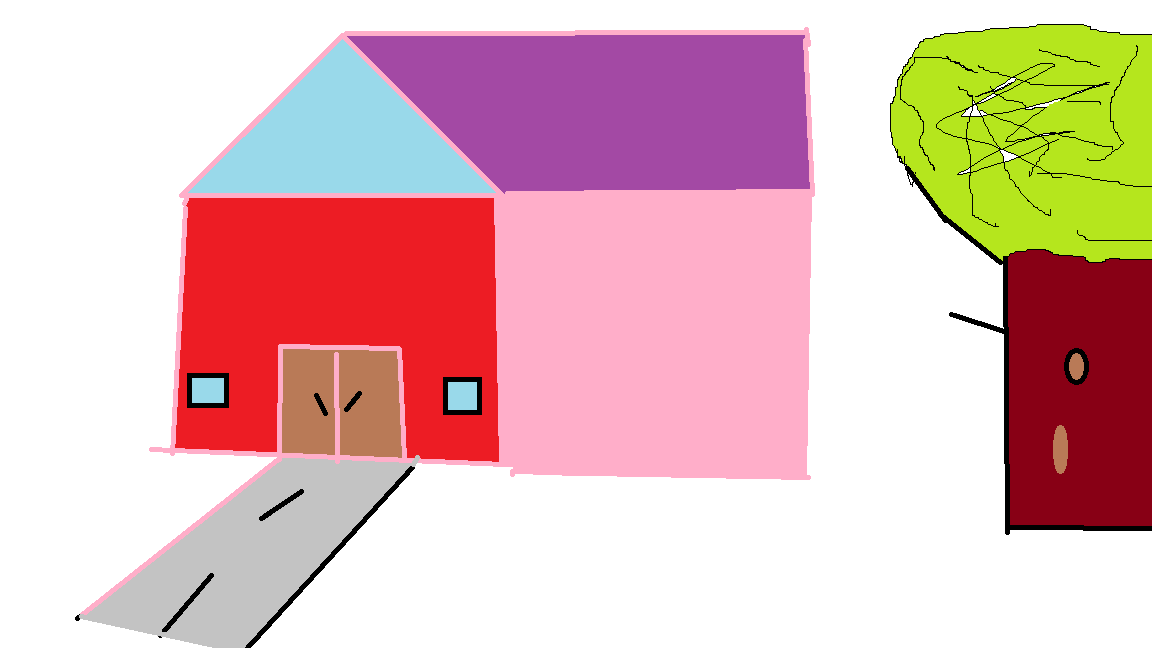
#> input picture BG.png, 1152 x 648 px, given in place of the camera
$ python FP2.py
#> lines starting #> are read from the running program, lines starting #| are printed output that depends on the picture
import cv2
import numpy as np
import time

# =========================
# Config
# =========================
CAM_INDEX = 0
CAP_W, CAP_H = 1280, 720

# Filters (Tugas 1)
MODE_NORMAL      = 0
MODE_AVG_5       = 1
MODE_AVG_9       = 2
MODE_GAUSS_2D    = 3  # Using custom kernel + filter2D (required)
MODE_SHARPEN     = 4

# HSV Detection (Tugas 2)
HSV_OFF          = 0
HSV_ON           = 1

# Morphology kernel
MORPH_KERNEL = cv2.getStructuringElement(cv2.MORPH_ELLIPSE, (5, 5))

# =========================
# Gaussian kernel builder (2D) for filter2D
# =========================
def gaussian_kernel_2d(ksize=9, sigma=2.0):
    """Build a normalized 2D Gaussian kernel (outer product)"""
    g1d = cv2.getGaussianKernel(ksize, sigma)              # column vector
    g2d = g1d @ g1d.T                                      # outer product -> 2D
    g2d = g2d / g2d.sum()                                  # normalize (important)
    return g2d

GAUSS_KSIZE = 9
GAUSS_SIGMA = 2.0
GAUSS_KERNEL_2D = gaussian_kernel_2d(GAUSS_KSIZE, GAUSS_SIGMA)

# Sharpen kernel from spec
K_SHARPEN = np.array([[0, -1, 0],
                      [-1, 5, -1],
                      [0, -1, 0]], dtype=np.float32)

# =========================
# HSV Color Ranges (OpenCV Hue: 0..179)
# You can adjust if lighting differs.
# =========================
# Blue
BLUE_LO = np.array([100, 100, 50], dtype=np.uint8)
BLUE_HI = np.array([130, 255, 255], dtype=np.uint8)
# Green
GREEN_LO = np.array([40,  80,  50], dtype=np.uint8)
GREEN_HI = np.array([85, 255, 255], dtype=np.uint8)

# [46 lines left out: function detect_color_and_action, not called in this run]

def draw_hud(img, fps, mode, hsv_state, hsv_color):
    lines = [
        "Controls: 0=Normal | 1=Avg5 | 2=Avg9 | 3=Gaussian(filter2D) | 4=Sharpen | H=HSV toggle | B/G=Color | Q/Esc=Quit",
        f"Mode: {mode}   HSV: {'ON' if hsv_state==HSV_ON else 'OFF'} ({hsv_color})   FPS: {fps:.1f}"
    ]
    y = 25
    for ln in lines:
        cv2.putText(img, ln, (10, y), cv2.FONT_HERSHEY_SIMPLEX, 0.6, (10, 255, 10), 2, cv2.LINE_AA)
        y += 24

def main():
    cap = cv2.VideoCapture(CAM_INDEX)
    cap.set(cv2.CAP_PROP_FRAME_WIDTH, CAP_W)
    cap.set(cv2.CAP_PROP_FRAME_HEIGHT, CAP_H)

    mode = MODE_NORMAL
    hsv_state = HSV_OFF
    hsv_color = "blue"   # default color
    prev = time.time()

    print("[Controls] 0=Normal | 1=Avg5 | 2=Avg9 | 3=Gaussian(filter2D) | 4=Sharpen | H=HSV toggle | B/G=Color | Q/Esc=Quit")

    while True:
        ok, frame = cap.read()
#> frame is the input picture: shape (648, 1152, 3); mean B, G, R 185.7, 186.4, 225
        if not ok:
            print("Failed to grab frame. Try another camera index.")
            break

        frame = cv2.flip(frame, 1)  # mirror for webcam use
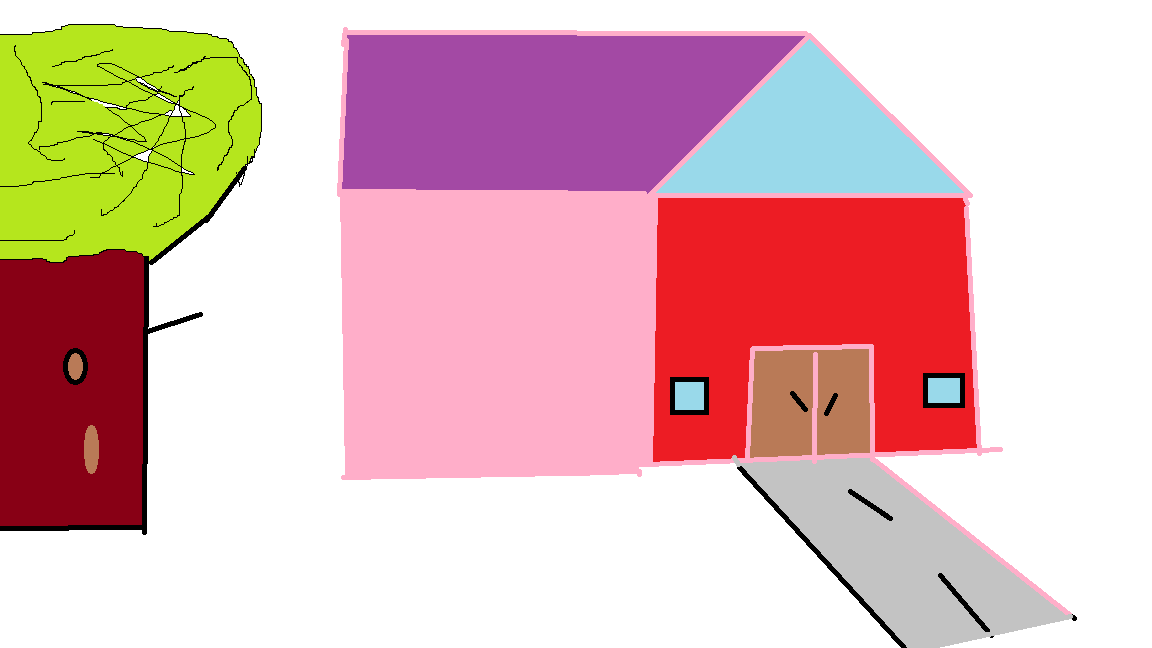
#> frame: shape (648, 1152, 3); mean B, G, R 185.7, 186.4, 225

        # ---------- Tugas 1: apply selected filter ----------
        if mode == MODE_AVG_5:
            out = cv2.blur(frame, (5,5))
            mode_name = "Average Blur 5x5"
        elif mode == MODE_AVG_9:
            out = cv2.blur(frame, (9,9))
            mode_name = "Average Blur 9x9"
        elif mode == MODE_GAUSS_2D:
            # REQUIRED: custom Gaussian with filter2D
            out = cv2.filter2D(frame, ddepth=-1, kernel=GAUSS_KERNEL_2D)
            mode_name = f"Gaussian {GAUSS_KSIZE}x{GAUSS_KSIZE} (filter2D, sigma={GAUSS_SIGMA})"
        elif mode == MODE_SHARPEN:
            out = cv2.filter2D(frame, ddepth=-1, kernel=K_SHARPEN)
            mode_name = "Sharpen"
        else:
            out = frame.copy()
            mode_name = "Normal"

        # ---------- Tugas 2: HSV detection & action ----------
        action = False
        if hsv_state == HSV_ON:
            out, action = detect_color_and_action(out, which=hsv_color)

        # HUD + FPS
        now = time.time()
        fps = 1.0 / (now - prev) if now != prev else 0.0
        prev = now
        draw_hud(out, fps, mode_name, hsv_state, hsv_color.upper())
#> after the loop in draw_hud, `for ln in lines:`:
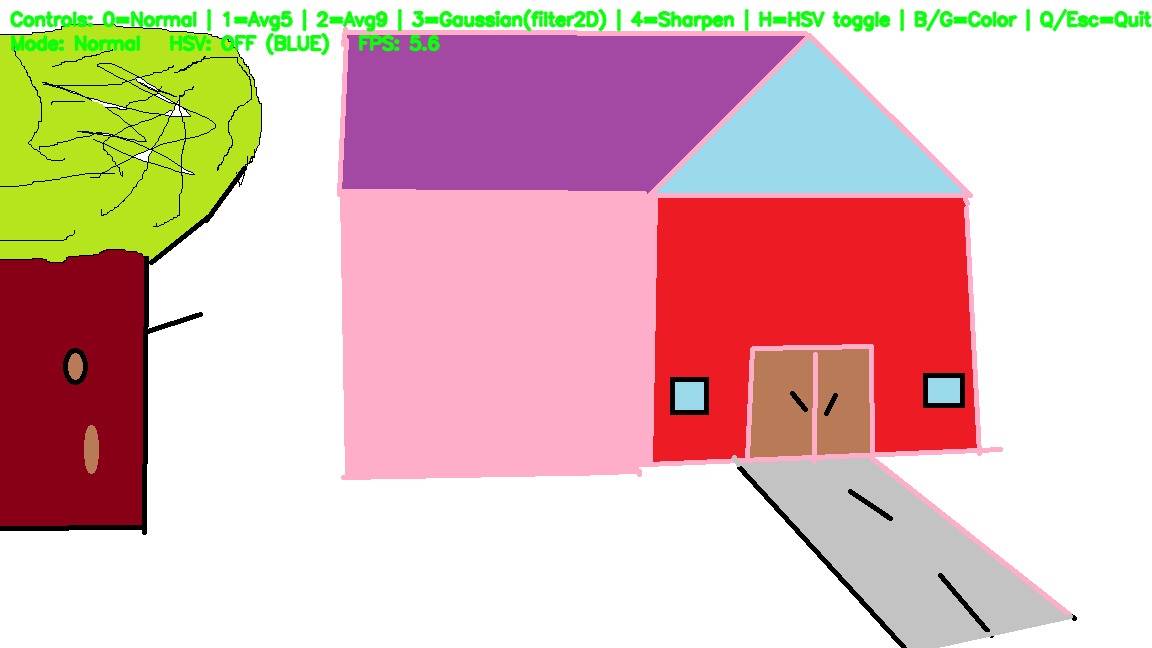
#> img: shape (648, 1152, 3); mean B, G, R 182.3, 186.7, 221.3
#> after the loop in draw_hud, `for ln in lines:`: y = 73

        # Optional: show a simple “action” banner if triggered
        if action:
            cv2.putText(out, "ACTION: EVENT TRIGGERED!", (10, out.shape[0]-20),
                        cv2.FONT_HERSHEY_SIMPLEX, 0.9, (0, 200, 255), 3, cv2.LINE_AA)

        cv2.imshow("Final Projek - PCV", out)

        k = cv2.waitKey(1) & 0xFF
#> (key q is pressed here)
        if k in (27, ord('q'), ord('Q')):
            break
        elif k == ord('0'):
            mode = MODE_NORMAL
        elif k == ord('1'):
            mode = MODE_AVG_5
        elif k == ord('2'):
            mode = MODE_AVG_9
        elif k == ord('3'):
            mode = MODE_GAUSS_2D
        elif k == ord('4'):
            mode = MODE_SHARPEN
        elif k in (ord('h'), ord('H')):
            hsv_state = HSV_OFF if hsv_state == HSV_ON else HSV_ON
        elif k in (ord('b'), ord('B')):
            hsv_color = "blue"
        elif k in (ord('g'), ord('G')):
            hsv_color = "green"

    cap.release()
    cv2.destroyAllWindows()

if __name__ == "__main__":
    main()
